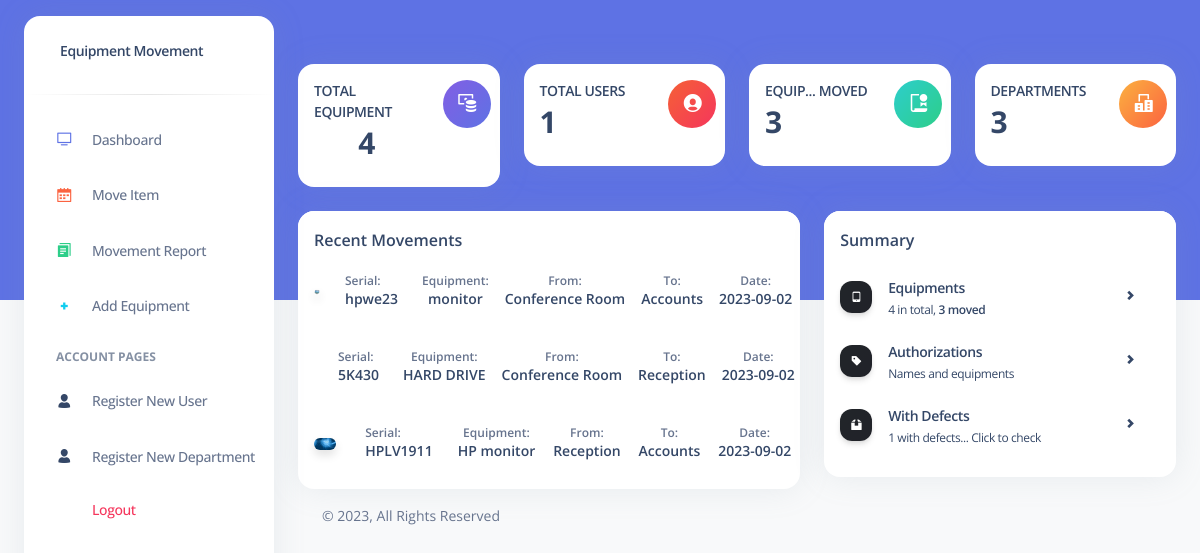
/pages/dashboard.php (signed in), run on the app's committed database.
### tables this page shows
CREATE TABLE `movements_tbl` (
  `id` int(11) NOT NULL,
  `serial` varchar(100) NOT NULL,
  `item` varchar(255) NOT NULL,
  `brand` varchar(100) NOT NULL,
  `imgFile` varchar(100) NOT NULL,
  `deptTaking` varchar(50) NOT NULL,
  `inCharge` varchar(100) NOT NULL,
  `defect` varchar(500) NOT NULL,
  `deptReceiving` varchar(50) NOT NULL,
  `inChargeReceive` varchar(100) NOT NULL,
  `returnDate` date NOT NULL,
  `authority` varchar(100) NOT NULL,
  `date` date NOT NULL
);

### pages/dashboard.php (the view, shortened to what this page needs)
<?php
    $conn = mysqli_connect("localhost", "root", "", "equipments_db");
?>
<!DOCTYPE html>
<html lang="en">
<head>
	<link href="../assets/css/nucleo-icons.css" rel="stylesheet" />
	<link href="../assets/css/nucleo-svg.css" rel="stylesheet" />
	<link href="../assets/css/nucleo-svg.css" rel="stylesheet" />
	<link id="pagestyle" href="../assets/css/argon-dashboard.css?v=2.0.4" rel="stylesheet" />
</head>
<body class="g-sidenav-show   bg-gray-100">
	<?php include('aside.php'); ?>
	<main class="main-content position-relative border-radius-lg ">
		<nav class="navbar navbar-main navbar-expand-lg px-0 mx-4 shadow-none border-radius-xl " id="navbarBlur" data-scroll="false">
			<div class="container-fluid py-1 px-3">
				<div class="collapse navbar-collapse mt-sm-0 mt-2 me-md-0 me-sm-4" id="navbar">
					<ul class="navbar-nav  justify-content-end">
						<li class="nav-item px-3 d-flex align-items-center">
						</li>
						<li class="nav-item dropdown pe-2 d-flex align-items-center">
						</li>
					</ul>
				</div>
			</div>
		</nav>
		<div class="container-fluid py-4">
			<div class="row">
				<div class="col-xl-3 col-sm-6 mb-xl-0 mb-4">
					<div class="card">
						<a href="equipments.php">
							<div class="card-body p-3">
								<div class="row">
									<div class="col-8">
										<div class="numbers">
											<p class="text-sm mb-0 text-uppercase font-weight-bold">Total Equipment</p>
											<?php
											$query = "SELECT COUNT(*) FROM `equipment`";
											$res = mysqli_query($conn, $query);
											$row = mysqli_fetch_array($res);
											$total = $row[0];
											echo '<h3 class="text-center">'.$total.'</h3>';
										?>
										</div>
									</div>
									<div class="col-4 text-end">
										<div class="icon icon-shape bg-gradient-primary shadow-primary text-center rounded-circle">
											<i class="ni ni-money-coins text-lg opacity-10" aria-hidden="true"></i>
										</div>
									</div>
								</div>
							</div>
						</a>
					</div>
				</div>
				<div class="col-xl-3 col-sm-6 mb-xl-0 mb-4">
					<div class="card">
						<a href="users.php">
							<div class="card-body p-3">
								<div class="row">
									<div class="col-8">
										<div class="numbers">
											<p class="text-sm mb-0 text-uppercase font-weight-bold">Total Users</p>
											<h3 class="font-weight-bolder">
												<?php
											$query = "SELECT COUNT(*) FROM `users`";
											$res = mysqli_query($conn, $query);
											$row = mysqli_fetch_array($res);
											$total = $row[0];
											echo $total;
										?>
											</h3>
										</div>
									</div>
									<div class="col-4 text-end">
										<div class="icon icon-shape bg-gradient-danger shadow-danger text-center rounded-circle">
											<i class="ni ni-circle-08 text-lg opacity-10" aria-hidden="true"></i>
										</div>
									</div>
								</div>
							</div>
						</a>
					</div>
				</div>
				<div class="col-xl-3 col-sm-6 mb-xl-0 mb-4">
					<div class="card">
						<a href="all-equipment.php">
							<div class="card-body p-3">
								<div class="row">
									<div class="col-8">
										<div class="numbers">
											<p class="text-sm mb-0 text-uppercase font-weight-bold">Equip... Moved</p>
											<h3 class="font-weight-bolder">
												<?php
											$query = "SELECT COUNT(*) FROM `movements_tbl`";
											$res = mysqli_query($conn, $query);
											$row = mysqli_fetch_array($res);
											$total = $row[0];
											echo $total;
										?>
											</h3>
										</div>
									</div>
									<div class="col-4 text-end">
										<div class="icon icon-shape bg-gradient-success shadow-success text-center rounded-circle">
											<i class="ni ni-paper-diploma text-lg opacity-10" aria-hidden="true"></i>
										</div>
									</div>
								</div>
							</div>
						</a>
					</div>
				</div>
				<div class="col-xl-3 col-sm-6">
					<div class="card">
						<a href="departments.php">
							<div class="card-body p-3">
								<div class="row">
									<div class="col-8">
										<div class="numbers">
											<p class="text-sm mb-0 text-uppercase font-weight-bold">Departments</p>
											<h3 class="font-weight-bolder">
												<?php
											$query = "SELECT COUNT(*) FROM `departments`";
											$res = mysqli_query($conn, $query);
											$row = mysqli_fetch_array($res);
											$total = $row[0];
											echo $total;
										?>
											</h3>
										</div>
									</div>
									<div class="col-4 text-end">
										<div class="icon icon-shape bg-gradient-warning shadow-warning text-center rounded-circle">
											<i class="ni ni-building text-lg opacity-10" aria-hidden="true"></i>
										</div>
									</div>
								</div>
							</div>
						</a>
					</div>
				</div>
			</div>
			<div class="row mt-4">
				<div class="col-lg-7 mb-lg-0 mb-4">
					<div class="card ">
						<div class="card-header pb-0 p-3">
							<div class="d-flex justify-content-between">
								<h6 class="mb-2">Recent Movements</h6>
							</div>
						</div>
						<div class="table-responsive">
							<?php
							$sql = "SELECT * FROM movements_tbl ORDER BY id DESC";
							$result = mysqli_query($conn, $sql);
							if (mysqli_num_rows($result) > 0) {
                             while($row = mysqli_fetch_assoc($result)) {
                      	?>
							<table class="table align-items-center ">
								<tbody>
									<tr>
										<td class="w-30">
											<div class="d-flex px-2 py-1 align-items-center">
												<div>
													<img src="uploads/<?php echo $row['imgFile'];?>  " alt="Country flag" class="w-80 border-radius-lg shadow-sm">
												</div>
												<div class="ms-4">
													<p class="text-xs font-weight-bold mb-0">Serial:</p>
													<h6 class="text-sm mb-0"><?php echo $row['serial'];?></h6>
												</div>
											</div>
										</td>
										<td>
											<div class="text-center">
												<p class="text-xs font-weight-bold mb-0">Equipment:</p>
												<h6 class="text-sm mb-0"><?php echo $row['item'];?></h6>
											</div>
										</td>
										<td>
											<div class="text-center">
												<p class="text-xs font-weight-bold mb-0">From:</p>
												<h6 class="text-sm mb-0"><?php echo $row['deptTaking'];?></h6>
											</div>
										</td>
										<td>
											<div class="text-center">
												<p class="text-xs font-weight-bold mb-0">To:</p>
												<h6 class="text-sm mb-0"><?php echo $row['deptReceiving'];?></h6>
											</div>
										</td>
										<td class="align-middle text-sm">
											<div class="col text-center">
												<p class="text-xs font-weight-bold mb-0">Date:</p>
												<h6 class="text-sm mb-0"><?php echo $row['date'];?></h6>
											</div>
										</td>
									</tr>
								</tbody>
							</table>
							<?php
										}
									} else {
										echo "No equipment moved.";
									}
								?>
						</div>
					</div>
				</div>
				<div class="col-lg-5">
					<div class="card">
						<div class="card-header pb-0 p-3">
							<h6 class="mb-0">Summary</h6>
						</div>
						<div class="card-body p-3">
							<ul class="list-group">
								<a href="equipments.php">
									<li class="list-group-item border-0 d-flex justify-content-between ps-0 mb-2 border-radius-lg">
										<div class="d-flex align-items-center">
											<div class="icon icon-shape icon-sm me-3 bg-gradient-dark shadow text-center">
												<i class="ni ni-mobile-button text-white opacity-10"></i>
											</div>
											<div class="d-flex flex-column">
												<h6 class="mb-1 text-dark text-sm">Equipments</h6>
												<span class="text-xs">
													<?php
													$query = "SELECT COUNT(*) FROM `equipment`";
													$res = mysqli_query($conn, $query);
													$row = mysqli_fetch_array($res);
													$total = $row[0];
													echo $total;
												?> in total, <span class="font-weight-bold"><?php
											$query = "SELECT COUNT(*) FROM `movements_tbl`";
											$res = mysqli_query($conn, $query);
											$row = mysqli_fetch_array($res);
											$total = $row[0];
											echo $total;
										?> moved</span></span>
											</div>
										</div>
										<div class="d-flex">
											<button class="btn btn-link btn-icon-only btn-rounded btn-sm text-dark icon-move-right my-auto"><i class="ni ni-bold-right" aria-hidden="true"></i></button>
										</div>
									</li>
								</a>
								<a href="authorizations.php">
									<li class="list-group-item border-0 d-flex justify-content-between ps-0 mb-2 border-radius-lg">
										<div class="d-flex align-items-center">
											<div class="icon icon-shape icon-sm me-3 bg-gradient-dark shadow text-center">
												<i class="ni ni-tag text-white opacity-10"></i>
											</div>
											<div class="d-flex flex-column">
												<h6 class="mb-1 text-dark text-sm">Authorizations</h6>
												<span class="text-xs">Names and equipments</span>
											</div>
										</div>
										<div class="d-flex">
											<button class="btn btn-link btn-icon-only btn-rounded btn-sm text-dark icon-move-right my-auto"><i class="ni ni-bold-right" aria-hidden="true"></i></button>
										</div>
									</li>
								</a>
								<a href="defects.php">
									<li class="list-group-item border-0 d-flex justify-content-between ps-0 mb-2 border-radius-lg">
										<div class="d-flex align-items-center">
											<div class="icon icon-shape icon-sm me-3 bg-gradient-dark shadow text-center">
												<i class="ni ni-box-2 text-white opacity-10"></i>
											</div>
											<div class="d-flex flex-column">
												<h6 class="mb-1 text-dark text-sm">With Defects</h6>
												<span class="text-xs">
													<?php
													$query = "SELECT COUNT(*) FROM `movements_tbl` WHERE defect = 'yes'";
													$res = mysqli_query($conn, $query);
													$row = mysqli_fetch_array($res);
													$total = $row[0];
													echo $total;
												?> with defects... Click to check</span>
											</div>
										</div>
										<div class="d-flex">
											<button class="btn btn-link btn-icon-only btn-rounded btn-sm text-dark icon-move-right my-auto"><i class="ni ni-bold-right" aria-hidden="true"></i></button>
										</div>
									</li>
								</a>
							</ul>
						</div>
					</div>
				</div>
			</div>
			<footer class="footer pt-3  ">
				<div class="container-fluid">
					<div class="row align-items-center justify-content-lg-between">
						<div class="col-lg-6 mb-lg-0 mb-4">
							<div class="copyright text-center text-sm text-muted text-lg-start">
								© ,
								All Rights Reserved
							</div>
						</div>
					</div>
				</div>
			</footer>
		</div>
	</main>
</body>
</html>

### assets/css/nucleo-svg.css (style rules this page uses)
.icon { display: inline-block; color: #111111; height: 1em; width: 1em; }
.icon-sm { height: 0.8em; width: 0.8em; }
.icon { fill: currentColor; stroke: none; }

### data on the page
movements_tbl: imgFile (picture), serial "hpwe23", item "monitor", deptTaking "Conference Room", deptReceiving "Accounts", date "2023-09-02"
movements_tbl: serial "5K430", item "HARD DRIVE", deptTaking "Conference Room", deptReceiving "Reception", date "2023-09-02"
movements_tbl: imgFile (picture), serial "HPLV1911", item "HP monitor", deptTaking "Reception", deptReceiving "Accounts", date "2023-09-02"

### other printed values
$total "4"
$total "1"
$total "3"
